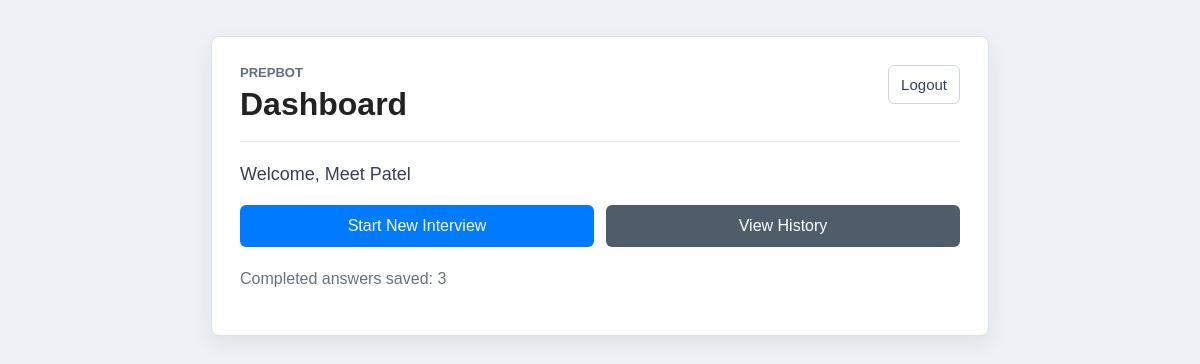
Page /dashboard (signed in) on the earlier database version.
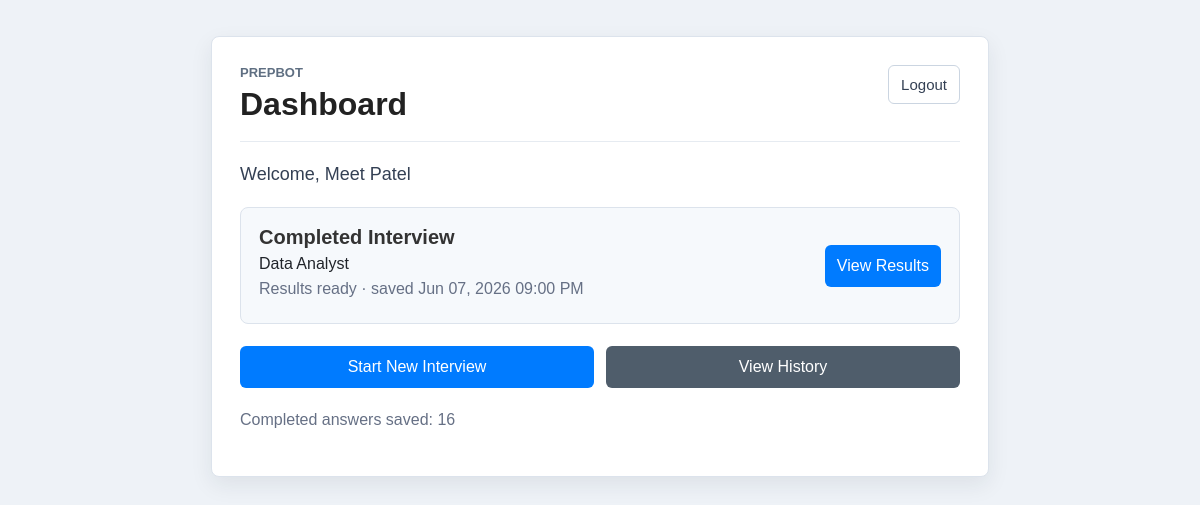
Same page on the later database version.
### app.py (models this page shows)
class User(UserMixin, db.Model):
    id = db.Column(db.Integer, primary_key=True)
    full_name = db.Column(
        db.String(100),
        nullable=False
    )
    email = db.Column(
        db.String(100),
        unique=True,
        nullable=False
    )
    password = db.Column(
        db.String(200),
        nullable=False
    )

class InterviewDraft(db.Model):
    id = db.Column(db.Integer, primary_key=True)
    role = db.Column(db.String(100))
    role_description = db.Column(db.Text)
    question = db.Column(db.Text)
    answer = db.Column(db.Text)
    resume_text = db.Column(db.Text)
    resume_filename = db.Column(db.String(255))
    feedback = db.Column(db.Text)
    improvements = db.Column(db.Text)
    answer_suggestion = db.Column(db.Text)
    score = db.Column(db.Integer)
    question_number = db.Column(db.Integer, default=0)
    total_questions = db.Column(
        db.Integer,
        default=DEFAULT_SESSION_QUESTIONS
    )
    session_id = db.Column(db.String(36))
    completed = db.Column(db.Boolean, default=False)
    updated_at = db.Column(
        db.DateTime,
        default=datetime.utcnow,
        onupdate=datetime.utcnow
    )
    user_id = db.Column(
        db.Integer,
        db.ForeignKey('user.id'),
        unique=True
    )

### app.py (the view)
@app.route('/dashboard')
@login_required
def dashboard():
    active_draft = get_interview_draft(
        current_user.id
    )
    interview_count = Interview.query.filter_by(
        user_id=current_user.id
    ).count()
    return render_template(
        'dashboard.html',
        user=current_user,
        active_draft=active_draft,
        interview_count=interview_count
    )

### app.py (called while the page is built)
def get_interview_draft(user_id):
    return InterviewDraft.query.filter_by(
        user_id=user_id
    ).first()

@login_manager.user_loader
def load_user(user_id):
    return User.query.get(int(user_id))

### templates/dashboard.html (shortened to what this page needs)
<!DOCTYPE html>
<html>
<head>
    <link rel="stylesheet"
          href="{{ url_for('static', filename='css/style.css') }}">
</head>
<body>
<div class="page-panel dashboard-panel">
    <div class="page-header">
        <div>
            <p class="eyebrow">PrepBot</p>
            <h1>Dashboard</h1>
        </div>
        <a href="/logout" class="text-button">Logout</a>
    </div>
    <p class="welcome-text">Welcome, {{ user.full_name }}</p>
    {% if active_draft %}
        <div class="resume-card">
            <div>
                <h2>{% if active_draft.completed %}Completed Interview{% else %}Saved Interview{% endif %}</h2>
                <p>{{ active_draft.role or 'Interview session' }}</p>
                <p class="muted-text">
                    {% if active_draft.completed %}
                        Results ready
                    {% else %}
                        Question {{ (active_draft.question_number or 0) + 1 }} of {{ active_draft.total_questions or 5 }}
                    {% endif %}
                    {% if active_draft.updated_at %}
                        &middot; saved {{ active_draft.updated_at.strftime('%b %d, %Y %I:%M %p') }}
                    {% endif %}
                </p>
            </div>
            {% if active_draft.completed %}
                <a href="/interview-results" class="button-link">View Results</a>
            {% else %}
                <a href="/mock-interview" class="button-link">Resume Interview</a>
            {% endif %}
        </div>
    {% endif %}
    <div class="dashboard-actions">
        <a href="/interview?new=1" class="button-link">
            Start New Interview
        </a>
        <a href="/history" class="button-link secondary-link">
            View History
        </a>
    </div>
    <p class="muted-text">
        Completed answers saved: {{ interview_count }}
    </p>
</div>
</body>
</html>

### static/css/style.css (style rules this page uses)
body { margin: 0; padding: 0; font-family: Arial, sans-serif; background-color: #eef2f7; color: #20242a; }
.page-panel { width: 760px; max-width: calc(100% - 40px); margin: 36px auto; background: white; padding: 28px; border: 1px solid #dce3ec; border-radius: 8px; box-shadow: 0px 8px 22px rgba(25, 39, 52, 0.08); }
.dashboard-panel, .history-panel, .results-panel { width: 720px; }
.page-header { align-items: flex-start; border-bottom: 1px solid #e6ebf1; display: flex; gap: 16px; justify-content: space-between; margin-bottom: 22px; padding-bottom: 18px; }
.page-header h1 { font-size: 32px; margin: 0; text-align: left; }
.eyebrow { color: #5f6f82; font-size: 13px; font-weight: bold; letter-spacing: 0; margin: 0 0 6px; text-transform: uppercase; }
.welcome-text { color: #344054; font-size: 18px; }
.muted-text { color: #667085; line-height: 1.5; }
.resume-card { align-items: center; background: #f6f9fc; border: 1px solid #dce3ec; border-radius: 8px; display: flex; gap: 16px; justify-content: space-between; margin: 22px 0; padding: 18px; }
.resume-card h2 { font-size: 20px; margin: 0 0 6px; }
.resume-card p { margin: 4px 0; }
.dashboard-actions { display: grid; gap: 12px; grid-template-columns: repeat(2, minmax(0, 1fr)); margin: 20px 0; }
h1 { text-align: center; color: #222; margin-bottom: 10px; font-size: 45px; }
h2, h3 { color: #333; }
.button-link { background-color: #007BFF; border-radius: 6px; box-sizing: border-box; color: white; display: inline-block; font-size: 16px; padding: 12px; text-align: center; text-decoration: none; }
.secondary-link { background-color: #4f5d6b; }
.ghost-button, .text-button { background: white; border: 1px solid #cbd5e1; border-radius: 6px; color: #344054; cursor: pointer; display: inline-block; font-size: 15px; padding: 10px 12px; text-align: center; text-decoration: none; width: auto; }
a { text-decoration: none; color: #007BFF; }

Differences in the rows shown:
added InterviewDraft: role "Data Analyst", updated_at "Jun 07, 2026 09:00 PM"
Other differences:
{{ interview_count }}: "3" → "16"
text now shown: "Completed Interview Results ready · saved View Results"
